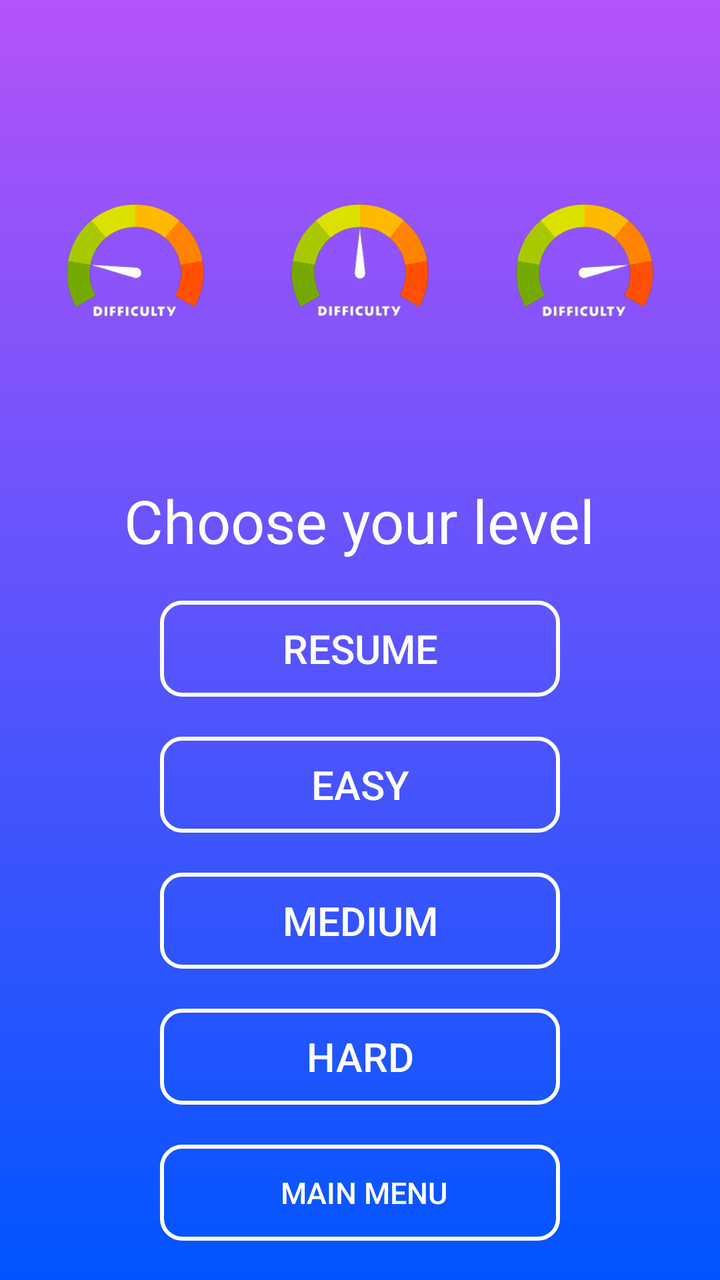
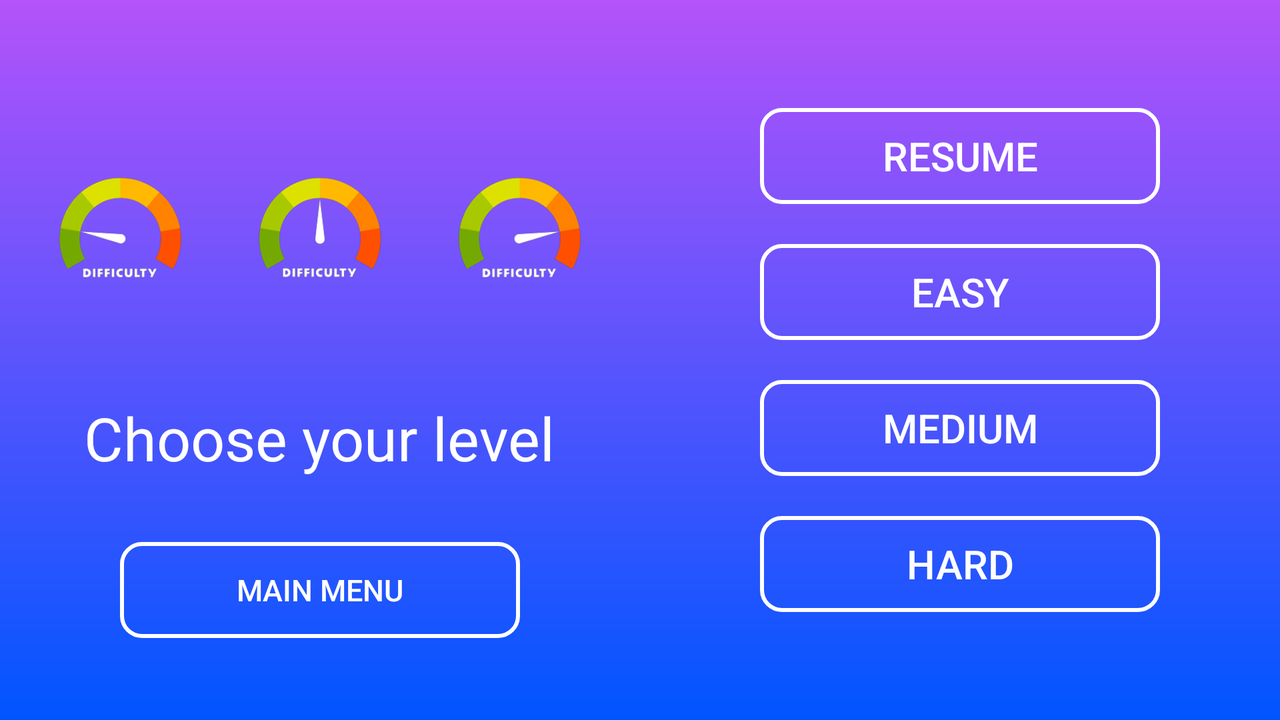

Compare how this app lays out the same screen by default and in its alternative resource folder. The renders come first, then the two layout files and the values they reference.
<!-- AndroidManifest.xml: application theme Theme.Design.Light.NoActionBar -->
<!-- res/layout/activity_difficulty.xml -->
<?xml version="1.0" encoding="utf-8"?>
<RelativeLayout xmlns:android="http://schemas.android.com/apk/res/android"
    xmlns:tools="http://schemas.android.com/tools"
    android:layout_width="match_parent"
    android:layout_height="match_parent"
    android:gravity="center_horizontal"
    android:background="@drawable/bg_main_menu_layout"
    tools:context=".ui.MainActivity">

    <ImageView
        android:id="@+id/image"
        android:layout_width="match_parent"
        android:layout_height="200dp"
        android:layout_centerHorizontal="true"
        android:layout_marginTop="30dp"
        android:src="@drawable/difficulty" />

    <TextView
        android:id="@+id/level_option"
        android:layout_width="wrap_content"
        android:layout_height="wrap_content"
        android:layout_below="@id/image"
        android:layout_centerHorizontal="true"
        android:layout_marginStart="10dp"
        android:layout_marginTop="10dp"
        android:layout_marginEnd="10dp"
        android:layout_marginBottom="10dp"
        android:text="Choose your level"
        android:textColor="@color/white"
        android:textSize="30sp" />

    <Button
        android:id="@+id/btn_resume"
        style="@style/STROKE"
        android:layout_width="200dp"
        android:enabled="false"
        android:layout_height="wrap_content"
        android:layout_below="@+id/level_option"
        android:layout_centerHorizontal="true"
        android:layout_margin="10dp"
        android:text="resume"
        android:textColor="@color/white"
        android:textSize="20sp" />

    <Button
        android:id="@+id/btn_easy"
        style="@style/STROKE"
        android:layout_width="200dp"
        android:layout_height="wrap_content"
        android:layout_below="@+id/btn_resume"
        android:layout_margin="10dp"
        android:layout_centerHorizontal="true"
        android:text="easy"
        android:textColor="@color/white"
        android:textSize="20sp" />

    <Button
        android:id="@+id/btn_medium"
        style="@style/STROKE"
        android:layout_width="200dp"
        android:layout_height="wrap_content"
        android:layout_margin="10dp"
        android:layout_centerHorizontal="true"
        android:layout_below="@id/btn_easy"
        android:text="medium"
        android:textColor="@color/white"
        android:textSize="20sp"/>

    <Button
        android:id="@+id/btn_hard"
        style="@style/STROKE"
        android:layout_width="200dp"
        android:layout_height="wrap_content"
        android:layout_below="@id/btn_medium"
        android:layout_centerHorizontal="true"
        android:layout_margin="10dp"
        android:text="hard"
        android:textColor="@color/white"
        android:textSize="20sp" />

    <Button
        android:id="@+id/btn_main_menu"
        style="@style/STROKE"
        android:layout_width="200dp"
        android:layout_height="wrap_content"
        android:layout_below="@id/btn_hard"
        android:layout_centerHorizontal="true"
        android:layout_margin="10dp"
        android:text=" main menu"
        android:textColor="@color/white"
        android:textSize="15sp" />

</RelativeLayout>
<!-- resources referenced by this layout -->
<resources>
  <color name="white">#FFFFFFFF</color>
  <!-- drawable bg_main_menu_layout (drawable) -->
  <?xml version="1.0" encoding="utf-8"?>
  <shape xmlns:android="http://schemas.android.com/apk/res/android">
      <gradient
          android:startColor="#B453FA"
          android:endColor="#0055FF"
          android:angle="270"/>
  </shape>
  <!-- drawable difficulty: png bitmap (drawable-v24, 57393 bytes) -->
  <style name="STROKE">
          <item name="android:background">@drawable/bg_stroke</item>
          <item name="android:layout_margin">2dp</item>
          <item name="android:gravity">center</item>
      </style>
  <!-- drawable bg_stroke (drawable-v24) -->
  <?xml version="1.0" encoding="utf-8"?>
  <shape xmlns:android="http://schemas.android.com/apk/res/android">
      <stroke
          android:color="#FFFFFF"
          android:width="2dp"/>
      <corners android:radius="10dp"/>
  </shape>
</resources>
<!-- res/layout-land/activity_difficulty.xml (the repository's variant of the layout above) -->
<!-- drawn on the phone turned sideways -->
<?xml version="1.0" encoding="utf-8"?>
<LinearLayout xmlns:android="http://schemas.android.com/apk/res/android"
    xmlns:tools="http://schemas.android.com/tools"
    android:background="@drawable/bg_main_menu_layout"
    android:layout_height="match_parent"
    android:layout_width="match_parent"
    tools:ignore="MissingDefaultResource">

    <LinearLayout
        android:layout_width="0dp"
        android:layout_weight="1"
        android:layout_height="match_parent"
        android:orientation="vertical"
        android:gravity="center">

        <ImageView
            android:id="@+id/image"
            android:layout_width="match_parent"
            android:layout_height="150dp"
            android:src="@drawable/difficulty" />

        <TextView
            android:id="@+id/level_option"
            android:layout_width="wrap_content"
            android:layout_height="wrap_content"
            android:layout_margin="10dp"
            android:text="Choose your level"
            android:textColor="@color/white"
            android:textSize="30sp" />

        <Space
            android:layout_width="0dp"
            android:layout_height="20dp"/>

        <Button
            android:id="@+id/btn_main_menu"
            style="@style/STROKE"
            android:layout_width="200dp"
            android:layout_height="wrap_content"
            android:text="main menu"
            android:textColor="@color/white"
            android:textSize="15sp" />

    </LinearLayout>

    <LinearLayout
        android:layout_width="0dp"
        android:layout_height="match_parent"
        android:orientation="vertical"
        android:gravity="center"
        android:layout_weight="1">


        <Button
            android:id="@+id/btn_resume"
            style="@style/STROKE"
            android:layout_width="200dp"
            android:layout_height="wrap_content"
            android:layout_margin="10dp"
            android:text="resume"
            android:textColor="@color/white"
            android:textSize="20sp" />

        <Button
            android:id="@+id/btn_easy"
            style="@style/STROKE"
            android:layout_width="200dp"
            android:layout_height="wrap_content"
            android:layout_margin="10dp"
            android:text="easy"
            android:textColor="@color/white"
            android:textSize="20sp" />

        <Button
            android:id="@+id/btn_medium"
            style="@style/STROKE"
            android:layout_width="200dp"
            android:layout_height="wrap_content"
            android:layout_margin="10dp"
            android:text="medium"
            android:textColor="@color/white"
            android:textSize="20sp"/>

        <Button
            android:id="@+id/btn_hard"
            style="@style/STROKE"
            android:layout_width="200dp"
            android:layout_height="wrap_content"
            android:layout_margin="10dp"
            android:text="hard"
            android:textColor="@color/white"
            android:textSize="20sp"/>

    </LinearLayout>
</LinearLayout>
